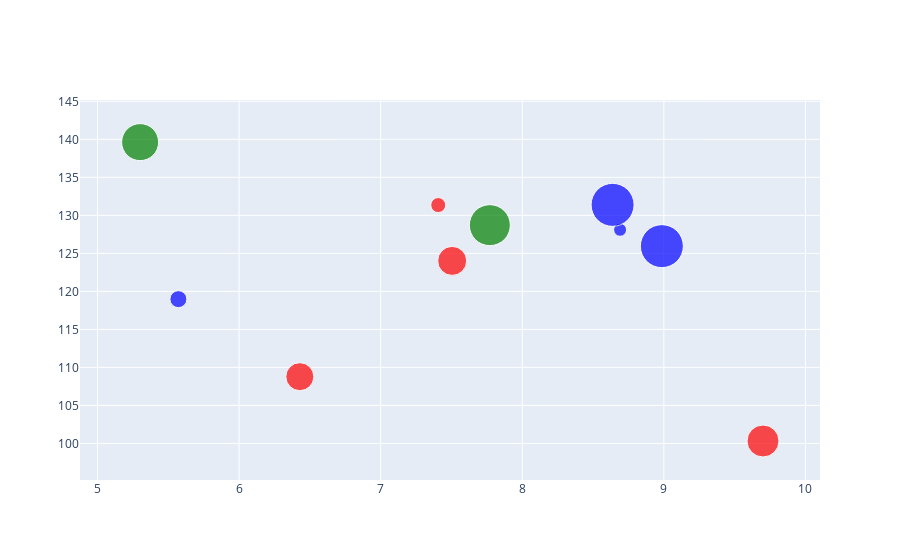

The notebook cell this image was saved under:
### Code cell
fig = go.Figure(
    data = go.Scatter(
        x=df['x'], y=df['y'],
        mode='markers',
        marker=dict(
            size=np.random.randint(low=50, size=N),
            color=np.random.choice(['red', 'blue', 'green'], size=N)
        ),
        hovertemplate="R$ %{y}"
    )
)

fig.show()

### Figure 1 — Plotly figure (JSON) as saved in the notebook; plotly's stock layout.template omitted (floating-point values rounded to 4 significant figures)
{"data": [{"hovertemplate": "R$ %{y}", "marker": {"color": ["red", "red", "blue", "green", "green", "blue", "red", "blue", "red", "blue"], "size": [28, 32, 13, 37, 41, 43, 15, 17, 29, 43]}, "mode": "markers", "type": "scatter", "x": [6.429, 9.7, 8.691, 5.301, 7.771, 8.986, 7.406, 5.571, 7.505, 8.638], "y": [108.8, 100.3, 128.1, 139.6, 128.7, 126.0, 131.3, 119.0, 124.0, 131.4]}], "layout": {}}
